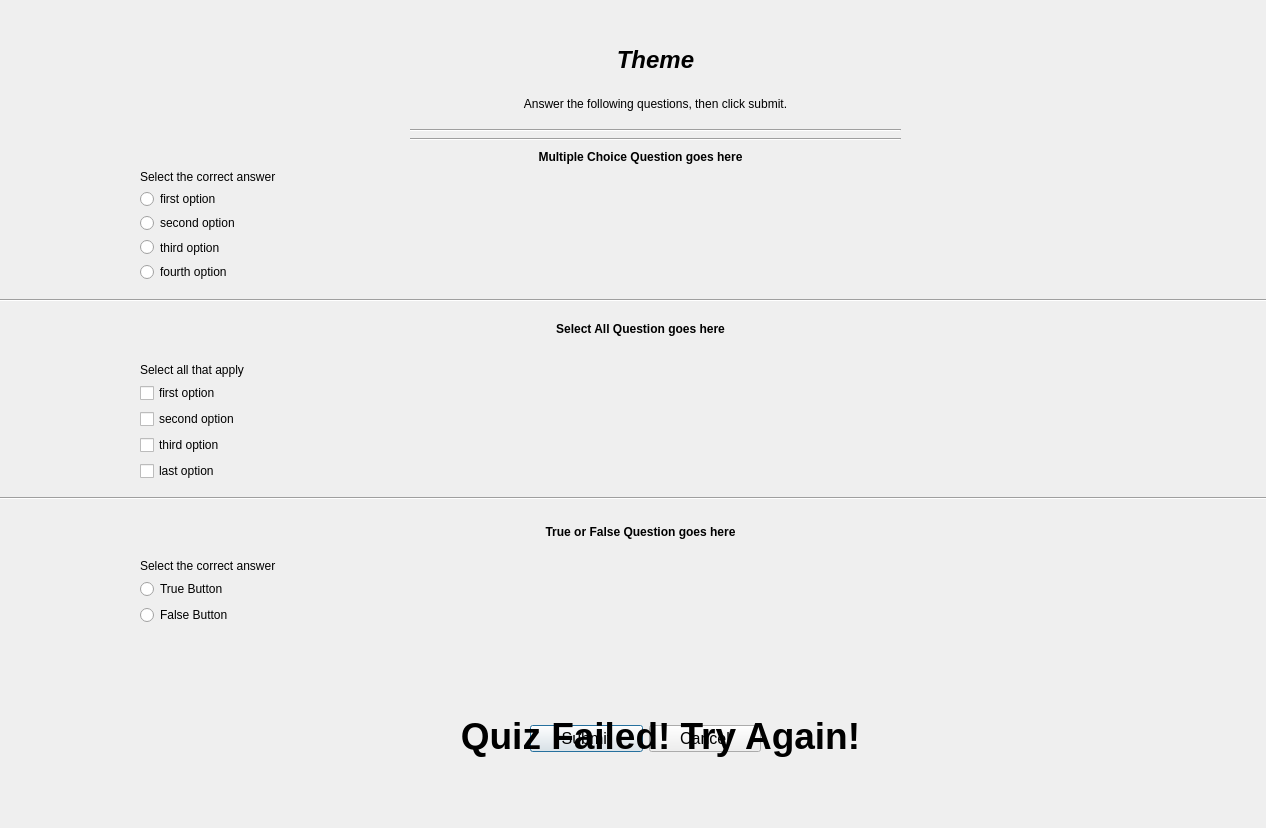
<?xml version="1.0" encoding="UTF-8"?>
<ui version="4.0">
 <class>Quiz</class>
 <widget class="QDialog" name="Quiz">
  <property name="geometry">
   <rect>
    <x>0</x>
    <y>0</y>
    <width>1266</width>
    <height>828</height>
   </rect>
  </property>
  <property name="windowTitle">
   <string>Dialog</string>
  </property>
  <property name="sizeGripEnabled">
   <bool>false</bool>
  </property>
  <widget class="QWidget" name="layoutWidget1">
   <property name="geometry">
    <rect>
     <x>410</x>
     <y>40</y>
     <width>491</width>
     <height>101</height>
    </rect>
   </property>
   <layout class="QVBoxLayout" name="verticalLayout">
    <item>
     <widget class="QLabel" name="themeLabel">
      <property name="font">
       <font>
        <pointsize>18</pointsize>
        <italic>true</italic>
        <bold>true</bold>
       </font>
      </property>
      <property name="text">
       <string>Theme</string>
      </property>
      <property name="alignment">
       <set>Qt::AlignCenter</set>
      </property>
     </widget>
    </item>
    <item>
     <widget class="QLabel" name="instructionsLabel">
      <property name="text">
       <string>Answer the following questions, then click submit.</string>
      </property>
      <property name="alignment">
       <set>Qt::AlignCenter</set>
      </property>
     </widget>
    </item>
    <item>
     <widget class="Line" name="line_3">
      <property name="orientation">
       <enum>Qt::Horizontal</enum>
      </property>
     </widget>
    </item>
    <item>
     <widget class="Line" name="line_4">
      <property name="orientation">
       <enum>Qt::Horizontal</enum>
      </property>
     </widget>
    </item>
   </layout>
  </widget>
  <widget class="QWidget" name="layoutWidget2">
   <property name="geometry">
    <rect>
     <x>530</x>
     <y>720</y>
     <width>231</width>
     <height>38</height>
    </rect>
   </property>
   <layout class="QHBoxLayout" name="horizontalLayout">
    <item>
     <widget class="QPushButton" name="submitButton">
      <property name="font">
       <font>
        <family>Segoe UI</family>
        <pointsize>12</pointsize>
       </font>
      </property>
      <property name="text">
       <string>Submit</string>
      </property>
     </widget>
    </item>
    <item>
     <widget class="QPushButton" name="cancelButton">
      <property name="font">
       <font>
        <pointsize>12</pointsize>
       </font>
      </property>
      <property name="text">
       <string>Cancel</string>
      </property>
     </widget>
    </item>
   </layout>
  </widget>
  <widget class="Line" name="line">
   <property name="geometry">
    <rect>
     <x>0</x>
     <y>290</y>
     <width>1271</width>
     <height>20</height>
    </rect>
   </property>
   <property name="orientation">
    <enum>Qt::Horizontal</enum>
   </property>
  </widget>
  <widget class="Line" name="line_2">
   <property name="geometry">
    <rect>
     <x>0</x>
     <y>490</y>
     <width>1271</width>
     <height>16</height>
    </rect>
   </property>
   <property name="orientation">
    <enum>Qt::Horizontal</enum>
   </property>
  </widget>
  <widget class="QWidget" name="layoutWidget3">
   <property name="geometry">
    <rect>
     <x>140</x>
     <y>300</y>
     <width>1001</width>
     <height>181</height>
    </rect>
   </property>
   <layout class="QVBoxLayout" name="SelectAllLayout">
    <item>
     <widget class="QLabel" name="selectAllLabel">
      <property name="sizePolicy">
       <sizepolicy hsizetype="Expanding" vsizetype="Expanding">
        <horstretch>0</horstretch>
        <verstretch>0</verstretch>
       </sizepolicy>
      </property>
      <property name="font">
       <font>
        <bold>true</bold>
       </font>
      </property>
      <property name="autoFillBackground">
       <bool>false</bool>
      </property>
      <property name="text">
       <string>Select All Question goes here</string>
      </property>
      <property name="alignment">
       <set>Qt::AlignCenter</set>
      </property>
      <property name="wordWrap">
       <bool>true</bool>
      </property>
     </widget>
    </item>
    <item>
     <widget class="QLabel" name="selectAllQuestionInstruc">
      <property name="text">
       <string>Select all that apply</string>
      </property>
     </widget>
    </item>
    <item>
     <widget class="QCheckBox" name="firstSelectBox">
      <property name="text">
       <string>first option</string>
      </property>
     </widget>
    </item>
    <item>
     <widget class="QCheckBox" name="secondSelectBox">
      <property name="text">
       <string>second option</string>
      </property>
     </widget>
    </item>
    <item>
     <widget class="QCheckBox" name="thirdSelectBox">
      <property name="text">
       <string>third option</string>
      </property>
     </widget>
    </item>
    <item>
     <widget class="QCheckBox" name="fourthSelectBox">
      <property name="text">
       <string>last option</string>
      </property>
     </widget>
    </item>
   </layout>
  </widget>
  <widget class="QWidget" name="layoutWidget4">
   <property name="geometry">
    <rect>
     <x>140</x>
     <y>510</y>
     <width>1001</width>
     <height>115</height>
    </rect>
   </property>
   <layout class="QVBoxLayout" name="TrueOrFalseLayout">
    <item>
     <widget class="QLabel" name="trueFalseLabel">
      <property name="sizePolicy">
       <sizepolicy hsizetype="Expanding" vsizetype="Expanding">
        <horstretch>0</horstretch>
        <verstretch>0</verstretch>
       </sizepolicy>
      </property>
      <property name="font">
       <font>
        <bold>true</bold>
       </font>
      </property>
      <property name="text">
       <string>True or False Question goes here</string>
      </property>
      <property name="alignment">
       <set>Qt::AlignCenter</set>
      </property>
      <property name="wordWrap">
       <bool>true</bool>
      </property>
     </widget>
    </item>
    <item>
     <widget class="QLabel" name="trueFalseQuestionInstruc">
      <property name="text">
       <string>Select the correct answer</string>
      </property>
     </widget>
    </item>
    <item>
     <widget class="QRadioButton" name="trueButton">
      <property name="text">
       <string>True Button</string>
      </property>
     </widget>
    </item>
    <item>
     <widget class="QRadioButton" name="falseButton">
      <property name="text">
       <string>False Button</string>
      </property>
     </widget>
    </item>
   </layout>
  </widget>
  <widget class="QWidget" name="layoutWidget5">
   <property name="geometry">
    <rect>
     <x>140</x>
     <y>150</y>
     <width>1001</width>
     <height>131</height>
    </rect>
   </property>
   <layout class="QVBoxLayout" name="MultipleChoiceLayout">
    <item>
     <widget class="QLabel" name="multChoiceLabel">
      <property name="enabled">
       <bool>true</bool>
      </property>
      <property name="sizePolicy">
       <sizepolicy hsizetype="Expanding" vsizetype="MinimumExpanding">
        <horstretch>0</horstretch>
        <verstretch>0</verstretch>
       </sizepolicy>
      </property>
      <property name="font">
       <font>
        <bold>true</bold>
       </font>
      </property>
      <property name="layoutDirection">
       <enum>Qt::LeftToRight</enum>
      </property>
      <property name="frameShape">
       <enum>QFrame::NoFrame</enum>
      </property>
      <property name="text">
       <string>Multiple Choice Question goes here</string>
      </property>
      <property name="alignment">
       <set>Qt::AlignCenter</set>
      </property>
      <property name="wordWrap">
       <bool>true</bool>
      </property>
     </widget>
    </item>
    <item>
     <widget class="QLabel" name="multChoiceQuestionInstruc">
      <property name="text">
       <string>Select the correct answer</string>
      </property>
     </widget>
    </item>
    <item>
     <widget class="QRadioButton" name="firstMultButton">
      <property name="enabled">
       <bool>true</bool>
      </property>
      <property name="sizePolicy">
       <sizepolicy hsizetype="Expanding" vsizetype="Expanding">
        <horstretch>0</horstretch>
        <verstretch>0</verstretch>
       </sizepolicy>
      </property>
      <property name="sizeIncrement">
       <size>
        <width>0</width>
        <height>0</height>
       </size>
      </property>
      <property name="autoFillBackground">
       <bool>false</bool>
      </property>
      <property name="text">
       <string>first option</string>
      </property>
     </widget>
    </item>
    <item>
     <widget class="QRadioButton" name="secondMultButton">
      <property name="sizePolicy">
       <sizepolicy hsizetype="Expanding" vsizetype="Expanding">
        <horstretch>0</horstretch>
        <verstretch>0</verstretch>
       </sizepolicy>
      </property>
      <property name="sizeIncrement">
       <size>
        <width>50</width>
        <height>50</height>
       </size>
      </property>
      <property name="text">
       <string>second option</string>
      </property>
     </widget>
    </item>
    <item>
     <widget class="QRadioButton" name="thirdMultButton">
      <property name="sizePolicy">
       <sizepolicy hsizetype="Expanding" vsizetype="Expanding">
        <horstretch>0</horstretch>
        <verstretch>0</verstretch>
       </sizepolicy>
      </property>
      <property name="sizeIncrement">
       <size>
        <width>50</width>
        <height>50</height>
       </size>
      </property>
      <property name="text">
       <string>third option</string>
      </property>
     </widget>
    </item>
    <item>
     <widget class="QRadioButton" name="fourthMultButton">
      <property name="sizePolicy">
       <sizepolicy hsizetype="Expanding" vsizetype="Expanding">
        <horstretch>0</horstretch>
        <verstretch>0</verstretch>
       </sizepolicy>
      </property>
      <property name="text">
       <string>fourth option</string>
      </property>
     </widget>
    </item>
   </layout>
  </widget>
  <widget class="QLabel" name="label">
   <property name="geometry">
    <rect>
     <x>240</x>
     <y>690</y>
     <width>841</width>
     <height>91</height>
    </rect>
   </property>
   <property name="font">
    <font>
     <pointsize>28</pointsize>
     <bold>true</bold>
    </font>
   </property>
   <property name="text">
    <string>Quiz Failed! Try Again!</string>
   </property>
   <property name="alignment">
    <set>Qt::AlignCenter</set>
   </property>
  </widget>
 </widget>
 <resources/>
 <connections/>
</ui>
